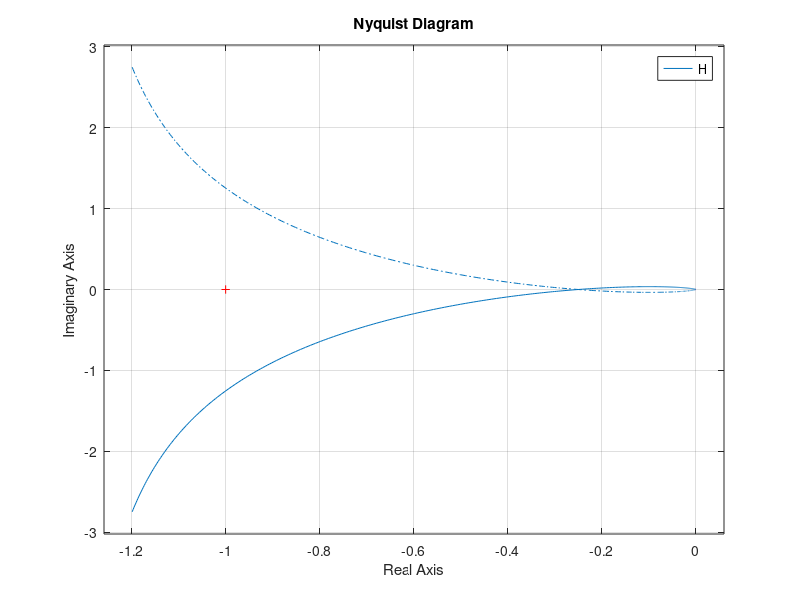

The MATLAB source for this figure: (Note: this script raises an error after producing the figure.)
s = tf('s');
H = 3/(s * (s + 1) * (s + 3));
set(gcf,'color','w');
nyquist(H);
export_fig problem2a.pdf;
rlocus(H);
export_fig problem2d-reg.pdf;
rlocus(-H);
export_fig problem2d-comp.pdf;